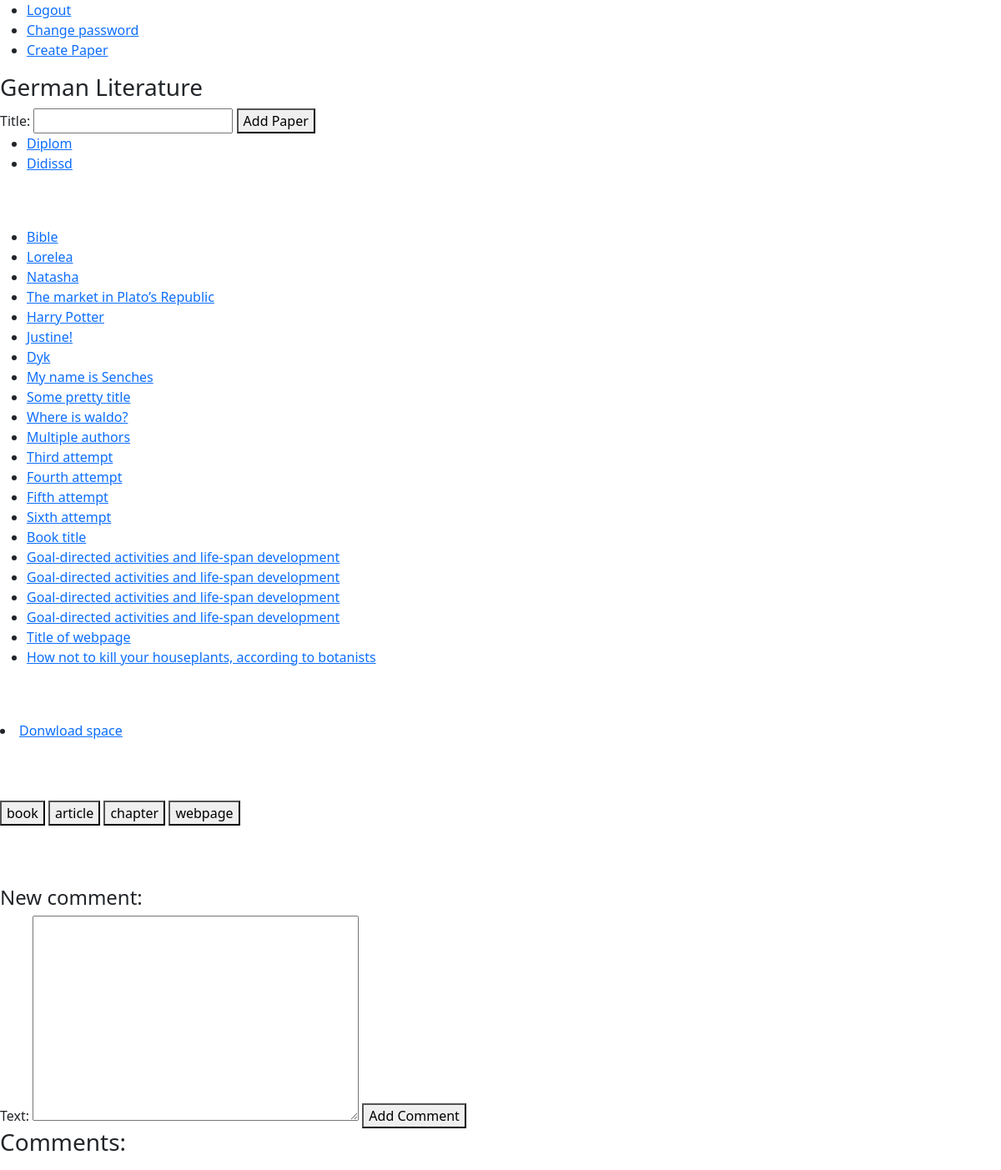
The app's page /work_space/1 (signed in), older data.
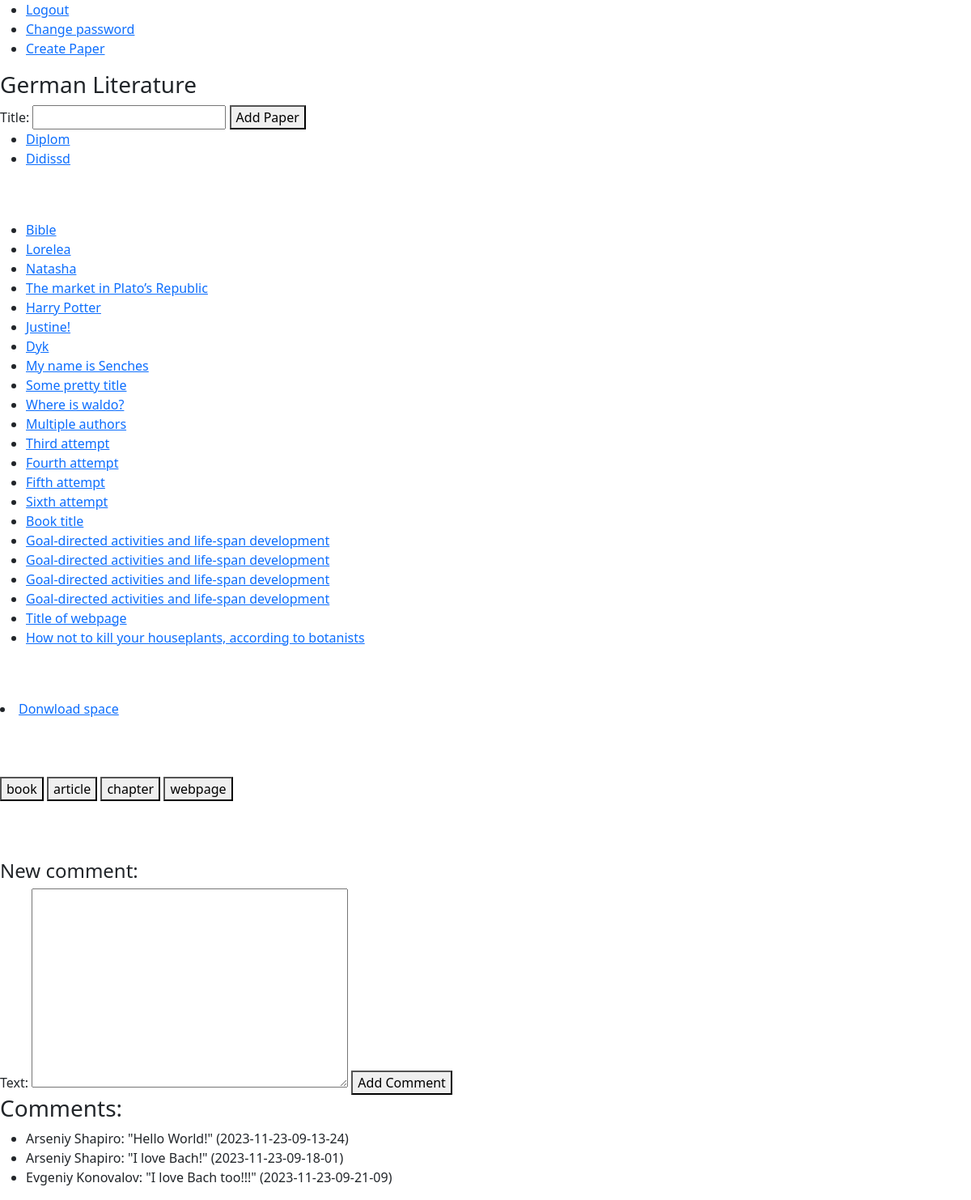
The same page, newer data.
### work_space/models.py (models this page shows, shortened)
class WorkSpace(models.Model):
    owner = models.ForeignKey(User, on_delete=models.CASCADE)
    guests = models.ManyToManyField(User, blank=True, related_name="guests")
    title = models.CharField(max_length=50)
    is_archived = models.BooleanField(default=False)
    def __str__(self):
        return self.title

class Comment(models.Model):
    work_space = models.ForeignKey(WorkSpace, on_delete=models.CASCADE, related_name="comments")
    user = models.ForeignKey(User, on_delete=models.CASCADE)
    text = models.TextField()
    created = models.DateTimeField(auto_now_add=True)
    def get_creation_time(self):
        return self.created.strftime(SAVING_TIME_FORMAT)
    def __str__(self):
        if self.work_space.guests.all():
            return f'{self.user}: "{self.text}" ({self.get_creation_time()})'
        return f'"{self.text}" ({self.get_creation_time()})'

### paper_work/models.py (models this page shows, shortened)
class Paper(models.Model):
    work_space = models.ForeignKey(WorkSpace, on_delete=models.CASCADE, related_name="papers")
    user = models.ForeignKey(User, on_delete=models.CASCADE)
    title = models.CharField(max_length=50, unique=True)
    is_archived = models.BooleanField(default=False)
    is_finished = models.BooleanField(default=False)
    is_published = models.BooleanField(default=False)
    def __str__(self):
        return self.title

### bookshelf/models.py (models this page shows, shortened)
class Source(models.Model):
    real_type = models.ForeignKey(ContentType, editable=False, on_delete=models.CASCADE)
    work_space = models.ForeignKey(WorkSpace, on_delete=models.CASCADE, related_name="sources")
    user = models.ForeignKey(User, on_delete=models.CASCADE, related_name="sources")
    title = models.CharField(max_length=100)
    author = models.CharField(max_length=70, blank=True)
    year = models.CharField(max_length=5, blank=True)
    file = models.FileField(upload_to=saving_path, blank=True)
    link = models.CharField(max_length=40, blank=True)
    def __str__(self):
        return self.title

### user_management/models.py (models this page shows)
class User(AbstractUser):
    def __str__(self):
        return f"{self.first_name} {self.last_name}"

### work_space/views.py (the view)
# urls.py: path("", include("work_space.urls")),
@login_required(redirect_field_name=None)
def work_space(request, space_id):
    space = check_work_space(space_id, request.user)
    return render(request, "work_space/work_space.html", {"space": space,
                                                          "papers": space.papers.all(),
                                                          "books": space.sources.all(),
                                                          "form": NewPaperForm(),
                                                          "book_form": BookForm(),
                                                          "article_form": ArticleForm(),
                                                          "chapter_form": ChapterForm(),
                                                          "webpage_form": WebpageForm(),
                                                          "comment_form": NewCommentForm(),
                                                          "comments": space.comments.all()
                                                          })

### paper_work/forms.py (shortened to what this page needs)
class NewPaperForm(forms.Form):
    title = forms.CharField(max_length=50)

### bookshelf/forms.py
class BookForm(CommonFields):
    source_type = forms.CharField(initial="book", widget=forms.HiddenInput())
    title = forms.CharField()
    publishing_house = forms.CharField(widget=forms.TextInput(attrs={"class": FieldClass.book_class}))
    year = forms.CharField(widget=forms.TextInput(attrs={"class": FieldClass.book_class}))

### utils/verification.py (called while the page is built)
def check_work_space(space_id, user):
    try:
        space = WorkSpace.objects.get(pk=space_id)
    except ObjectDoesNotExist:
        raise Http404
    else:
        if space.owner != user and user not in space.guests.all():
            raise PermissionDenied
    return space

### work_space/templates/work_space/work_space.html (shortened to what this page needs)
{% extends "layout.html" %}
{% load static %}
{% block body %}
    <h3>{{ space }}</h3>
    <form action="{% url 'paper_work:create_paper' space.pk %}" method="post">
        {{ form }}
        <button id="change_password_button" type="submit">Add Paper</button>
    </form>
    <ul>
        {% for paper in papers %}
        <li>
            <a href="{% url 'paper_work:paper_space' paper.pk %}">{{ paper }}</a>
        </li>
        {% endfor %}
    </ul><br><br>
    <ul>
        {% for book in books %}
        <li>
           <a href="{% url 'bookshelf:source_space' book.pk %}">{{ book }}</a>
        </li>
        {% endfor %}
    </ul><br><br>
    <li>
        <a href="{% url 'work_space:download_space' space.pk %}">Donwload space</a>
    </li><br><br><br>
    <button class="show_form_button" id="book" type="button">book</button>
    <button class="show_form_button" id="article" type="button">article</button>
    <button class="show_form_button" id="chapter" type="button">chapter</button>
    <button class="show_form_button" id="webpage" type="button">webpage</button>
    <br><br><br><br>
    <h4>New comment:</h4>
    <form action="{% url 'work_space:leave_comment' space.pk %}" method="post">
        {{ comment_form }}
        <button type="submit">Add Comment</button>
    </form>
    <h3>Comments:</h3>
    <ul>
        {% for comment in comments %}
            <li>{{ comment }}</li>
        {% endfor %}
    </ul>
{% endblock %}

### media/templates/layout.html (shortened to what this page needs)
{% load static %}
<!DOCTYPE html>
<html lang="en">
    <head>
        <link href="https://cdn.jsdelivr.net/npm/bootstrap@5.1.3/dist/css/bootstrap.min.css" rel="stylesheet">
        <link href="https://cdnjs.cloudflare.com/ajax/libs/font-awesome/4.7.0/css/font-awesome.min.css" rel="stylesheet">
        <link href="{% static 'static/styles.css' %}" rel="stylesheet">
    </head>
    <body>
        <ul>
            {% if user.is_authenticated %}
                <li><a href="{% url 'user_management:logout' %}">Logout</a></li>
                <li><a href="{% url 'user_management:change_password' %}">Change password</a></li>
                <li><a href="{% url 'work_space:create_space' %}">Create Paper</a></li>
            {% else %}
                <li><a href="{% url 'user_management:login' %}">Login</a></li>
                <li><a href="{% url 'user_management:register' %}">Register</a></li>
            {% endif %}
        </ul>
        <div>
            {% block body %}{% endblock %}
        </div>
    </body>
</html>

Row changes from the older to the newer data that the page shows:
added Comment: work_space+user+text "Arseniy Shapiro: \"Hello World!\" (2023-11-23-09-13-24)"
added Comment: work_space+user+text "Arseniy Shapiro: \"I love Bach!\" (2023-11-23-09-18-01)"
added Comment: work_space+user+text "Evgeniy Konovalov: \"I love Bach too!!!\" (2023-11-23-09-21-09)"
